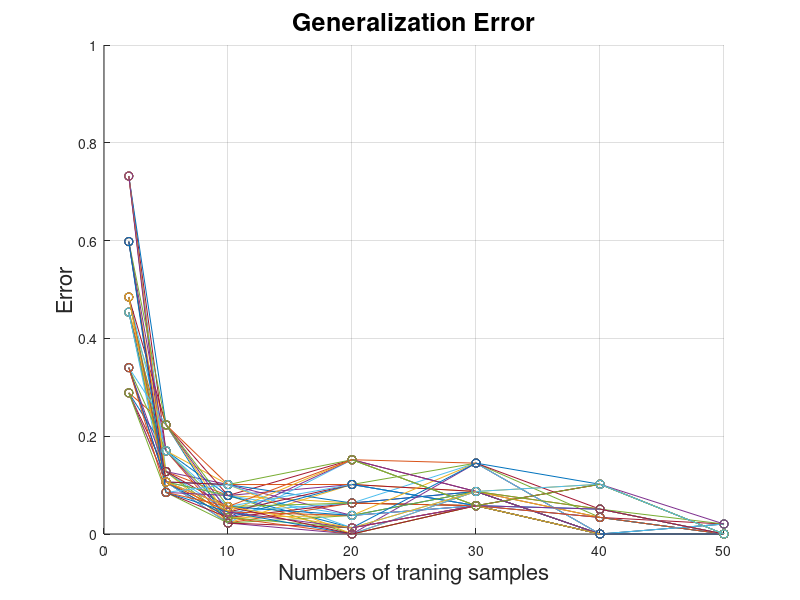

The MATLAB source for this figure:
% n = 2
error_2 = [ 0.453608247422680;
            0.288659793814433;
            0.731958762886598;
            0.484536082474227;
            0.340206185567010;
            0.597938144329897];

% n = 5
error_5 = [ 0.127659574468085;
            0.170212765957447;
            0.223404255319149;
            0.106382978723404;
            0.106382978723404;
            0.085106382978723];

% n = 10
error_10 = [   0.0787;
    0.022471910112360;
    0.101123595505618;
    0.033707865168539; 
    0.044943820224719; 
    0.056179775280899 ];

% n = 20
error_20 = [  0.063291139240506;
    0.101265822784810;
    0;
    0.037974683544304;
    0.151898734177215;
    0.012658227848101 ];

% n = 30
error_30 = [  0.086956521739130;
    0.057971014492754;
    0.144927536231884;
    0.057971014492754;
    0.086956521739130;
    0.057971014492754 ];

% n = 40
error_40 = [  0;
   0;
   0.033898305084746;
   0;
   0.050847457627119;
   0.101694915254237];

% n = 50
error_50 = [  0;
              0;
              0;
              0.020408163265306;
              0;
              0  ];

%%
n_values = [2, 5, 10, 20, 30, 40, 50];

errors = [error_2, error_5, error_10, error_20, error_30, error_40, error_50];

%%
figure;
hold on;

for j1 = 1:(length(n_values)-1)  % 只遍历相邻的 n
    j2 = j1 + 1;  % 仅连接相邻的 n
    for i1 = 1:size(errors, 1)
        for i2 = 1:size(errors, 1)
            plot([n_values(j1), n_values(j2)], [errors(i1, j1), errors(i2, j2)], '-o', 'LineWidth', 0.2, 'MarkerSize', 6);
        end
    end
end

xlim([0 50]);
xlabel('Numbers of traning samples', 'FontSize', 16);
ylim([0 1]);
ylabel('Error', 'FontSize', 16);
title('Generalization Error', 'FontSize', 18);

grid on;
hold off;
